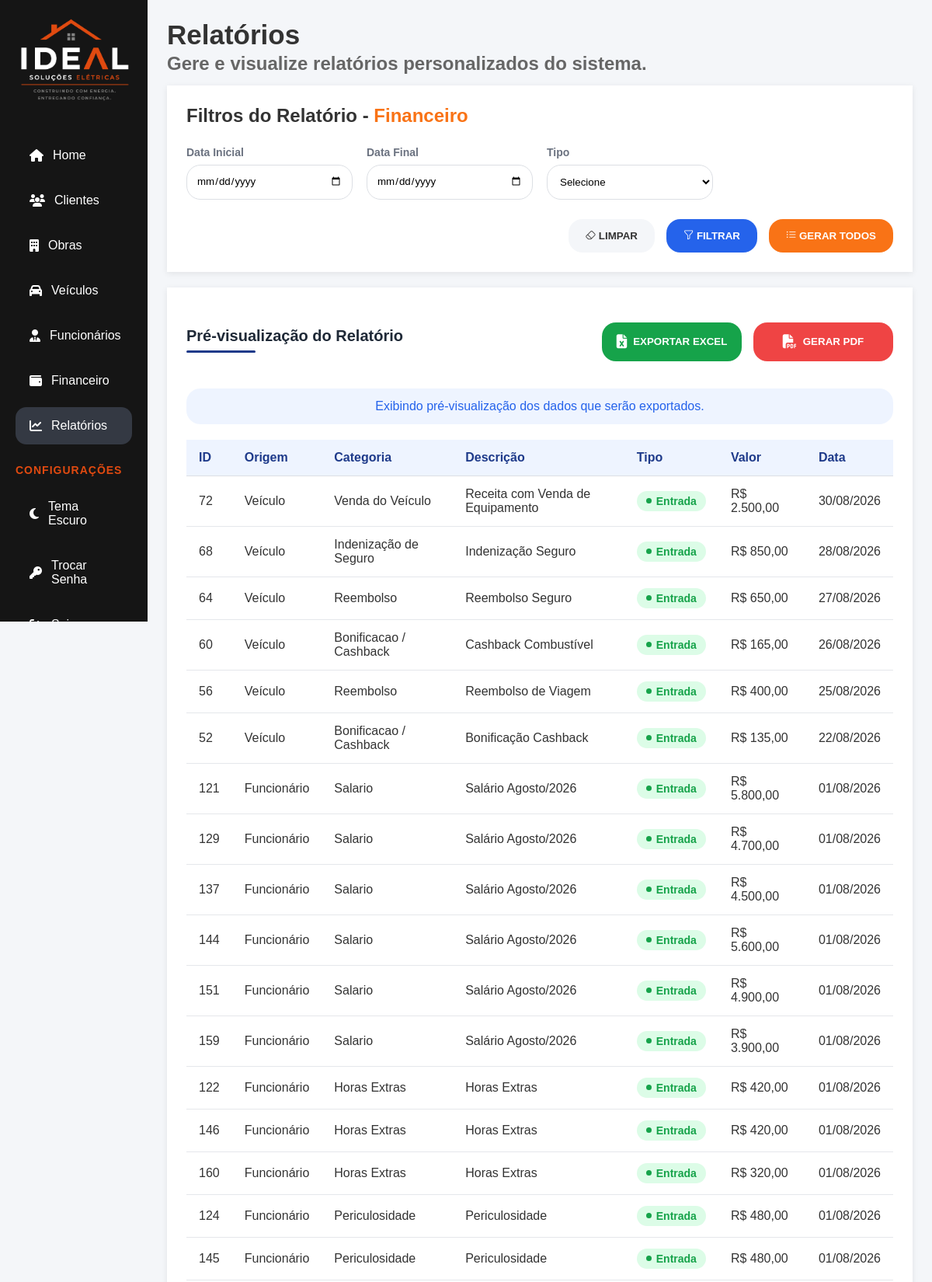
Page /public/index.php?url=relatorios&relatorio=financeiro (signed in, upper part) on the committed database.
### tables this page shows
CREATE TABLE financeiroVeiculo (
    idFinanceiroVeiculo INT AUTO_INCREMENT PRIMARY KEY,
    idVeiculo INT NOT NULL,
    idCategoriaFinanceiroVeiculo INT NOT NULL,
    descricao VARCHAR(100) NOT NULL,
    valor DECIMAL(10,2) NOT NULL,
    dataMovimentacao DATE NOT NULL,
    formaPagamento ENUM('Dinheiro','PIX','Cartão','Boleto','Transferência','TED'),
    observacao VARCHAR(200),
    CONSTRAINT fk_financeiroAutomovel_veiculo
        FOREIGN KEY (idVeiculo)
        REFERENCES veiculo(idVeiculo),
	CONSTRAINT fk_financeiroAutomovel_categoria
    FOREIGN KEY (idCategoriaFinanceiroVeiculo)
    REFERENCES categoriaFinanceiroVeiculo(idCategoriaFinanceiroVeiculo)

);

CREATE TABLE categoriaFinanceiroVeiculo (
    idCategoriaFinanceiroVeiculo INT AUTO_INCREMENT PRIMARY KEY,
    nome VARCHAR(100) NOT NULL,
    tipo ENUM('ENTRADA','SAIDA') NOT NULL,
    ativo BOOLEAN NOT NULL DEFAULT TRUE,
    UNIQUE (nome, tipo)  
);

CREATE TABLE financeiroFuncionario (
    idFinanceiroFuncionario INT AUTO_INCREMENT PRIMARY KEY,
    idFuncionario INT NOT NULL,
    idCategoria INT NOT NULL,
    descricao VARCHAR(200) NOT NULL,
    valor DECIMAL(10,2) NOT NULL,
    dataReferencia DATE NOT NULL,   
    formaPagamento VARCHAR(40),
    contaPagamento VARCHAR(100),
    observacao TEXT,
    dataCadastro TIMESTAMP DEFAULT CURRENT_TIMESTAMP,
    FOREIGN KEY (idFuncionario)
        REFERENCES funcionario(idFuncionario),
    FOREIGN KEY (idCategoria)
        REFERENCES categoriaFinanceiroFuncionario(idCategoria)
);

CREATE TABLE categoriaFinanceiroFuncionario (
    idCategoria INT AUTO_INCREMENT PRIMARY KEY,
    nome VARCHAR(80) NOT NULL,  
    tipo ENUM('ENTRADA','SAIDA') NOT NULL,
    tipoContrato ENUM('CLT','CONTRATO TEMPORARIO','TERCEIRIZADO','PESSOA JURÍDICA', 'TODOS') NOT NULL DEFAULT 'TODOS',
    ativo BOOLEAN DEFAULT TRUE
);

### app/Views/relatorios/index.php (the view, shortened to what the rows shown need)
<?php
require_once __DIR__ . '/../includes/header.php';
?>
<div class="layout">
    <main class="content">
        <div class="relatorios-container">
            <div class="titulo-pagina">
                <h1>Relatórios</h1>
            </div>
            <div class="conteudo-relatorios">
                <section class="painel-relatorio">
                    <div class="card card-filtros">
                        <h2>
                            Filtros do Relatório -
                            <span><?= $tipoSelecionado ?></span>
                        </h2>
                    </div>
                    <div class="card card-preview">
                        <div class="preview-cabecalho">
                            <div class="preview-titulo">
                                <h2>
                                    Pré-visualização do Relatório
                                </h2>
                            </div>
                        </div>
                        <div class="tabela-container">
                            <div class="table-container">
                                <table class="table">
                                    <thead>
                                        <?php if ($relatorio == 'clientes'): ?>
                                            <tr>
                                                <th>ID</th>
                                                <th>Nome</th>
                                                <th>CPF</th>
                                                <th>CNPJ</th>
                                            </tr>
                                        <?php elseif ($relatorio == 'financeiro'): ?>
                                            <tr>
                                                <th>ID</th>
                                                <th>Origem</th>
                                                <th>Categoria</th>
                                                <th>Descrição</th>
                                                <th>Tipo</th>
                                                <th>Valor</th>
                                                <th>Data</th>
                                            </tr>
                                        <?php endif; ?>
                                    </thead>
                                    <tbody>
                                        <?php if (!empty($dados['dados'])): ?>
                                            <?php foreach ($dados['dados'] as $linha): ?>
                                                <tr>
                                                    <?php if ($relatorio == 'clientes'): ?>
                                                        <td><?= htmlspecialchars($linha['idCliente'] ?? '') ?></td>
                                                        <td><?= htmlspecialchars($linha['nomeCliente'] ?? '') ?></td>
                                                        <td><?= preg_replace(
                                                            '/(\d{3})(\d{3})(\d{3})(\d{2})/',
                                                            '$1.$2.$3-$4',
                                                            $linha['cpf'] ?? ''
                                                        ) ?></td>
                                                        <td><?= preg_replace(
                                                            '/(\d{2})(\d{3})(\d{3})(\d{4})(\d{2})/',
                                                            '$1.$2.$3/$4-$5',
                                                            $linha['cnpj'] ?? ''
                                                        ) ?>
                                                        </td>
                                                    <?php elseif ($relatorio == 'financeiro'): ?>
                                                        <td><?= htmlspecialchars($linha['id'] ?? '') ?></td>
                                                        <td><?= htmlspecialchars($linha['origem'] ?? '') ?></td>
                                                        <td><?= htmlspecialchars($linha['categoria'] ?? '') ?></td>
                                                        <td><?= htmlspecialchars($linha['descricao'] ?? '') ?></td>
                                                        <td>
                                                            <span class="badge-<?= strtolower($linha['tipo'] ?? '') ?>">
                                                                <?= ($linha['tipo'] ?? '') === 'ENTRADA' ? 'Entrada' : 'Saída' ?>
                                                            </span>
                                                        </td>
                                                        <td>R$
                                                            <?= number_format((float) ($linha['valor'] ?? 0), 2, ',', '.') ?>
                                                        </td>
                                                        <td><?= !empty($linha['data']) ? date('d/m/Y', strtotime($linha['data'])) : '' ?>
                                                        </td>
                                                    <?php endif; ?>
                                                </tr>
                                            <?php endforeach; ?>
                                        <?php endif; ?>
                                    </tbody>
                                </table>
                            </div>
                        </div>
                    </div>
                </section>
            </div>
        </div>
    </main>
</div>
</body>
</html>

### rows in the picture
financeiroveiculo: idFinanceiroVeiculo "72", origem "Veículo", idCategoriaFinanceiroVeiculo.nome "Venda do Veículo", descricao "Receita com Venda de Equipamento", valor "2.500,00", dataMovimentacao "30/08/2026"
financeiroveiculo: idFinanceiroVeiculo "68", origem "Veículo", idCategoriaFinanceiroVeiculo.nome "Indenização de Seguro", descricao "Indenização Seguro", valor "850,00", dataMovimentacao "28/08/2026"
financeiroveiculo: idFinanceiroVeiculo "64", origem "Veículo", idCategoriaFinanceiroVeiculo.nome "Reembolso", descricao "Reembolso Seguro", valor "650,00", dataMovimentacao "27/08/2026"
financeiroveiculo: idFinanceiroVeiculo "60", origem "Veículo", idCategoriaFinanceiroVeiculo.nome "Bonificacao / Cashback", descricao "Cashback Combustível", valor "165,00", dataMovimentacao "26/08/2026"
financeiroveiculo: idFinanceiroVeiculo "56", origem "Veículo", idCategoriaFinanceiroVeiculo.nome "Reembolso", descricao "Reembolso de Viagem", valor "400,00", dataMovimentacao "25/08/2026"
financeiroveiculo: idFinanceiroVeiculo "52", origem "Veículo", idCategoriaFinanceiroVeiculo.nome "Bonificacao / Cashback", descricao "Bonificação Cashback", valor "135,00", dataMovimentacao "22/08/2026"
financeirofuncionario: idFinanceiroFuncionario "121", origem "Funcionário", idCategoria.nome "Salario", descricao "Salário Agosto/2026", valor "5.800,00", dataReferencia "01/08/2026"
financeirofuncionario: idFinanceiroFuncionario "129", origem "Funcionário", idCategoria.nome "Salario", descricao "Salário Agosto/2026", valor "4.700,00", dataReferencia "01/08/2026"
financeirofuncionario: idFinanceiroFuncionario "137", origem "Funcionário", idCategoria.nome "Salario", descricao "Salário Agosto/2026", valor "4.500,00", dataReferencia "01/08/2026"
financeirofuncionario: idFinanceiroFuncionario "144", origem "Funcionário", idCategoria.nome "Salario", descricao "Salário Agosto/2026", valor "5.600,00", dataReferencia "01/08/2026"
financeirofuncionario: idFinanceiroFuncionario "151", origem "Funcionário", idCategoria.nome "Salario", descricao "Salário Agosto/2026", valor "4.900,00", dataReferencia "01/08/2026"
financeirofuncionario: idFinanceiroFuncionario "159", origem "Funcionário", idCategoria.nome "Salario", descricao "Salário Agosto/2026", valor "3.900,00", dataReferencia "01/08/2026"
financeirofuncionario: idFinanceiroFuncionario "122", origem "Funcionário", idCategoria.nome "Horas Extras", descricao "Horas Extras", valor "420,00", dataReferencia "01/08/2026"
financeirofuncionario: idFinanceiroFuncionario "146", origem "Funcionário", idCategoria.nome "Horas Extras", descricao "Horas Extras", valor "420,00", dataReferencia "01/08/2026"
financeirofuncionario: idFinanceiroFuncionario "160", origem "Funcionário", idCategoria.nome "Horas Extras", descricao "Horas Extras", valor "320,00", dataReferencia "01/08/2026"
financeirofuncionario: idFinanceiroFuncionario "124", origem "Funcionário", idCategoria.nome "Periculosidade", descricao "Periculosidade", valor "480,00", dataReferencia "01/08/2026"
financeirofuncionario: idFinanceiroFuncionario "145", origem "Funcionário", idCategoria.nome "Periculosidade", descricao "Periculosidade", valor "480,00", dataReferencia "01/08/2026"

### other values in the picture
$tipoSelecionado "Financeiro"
